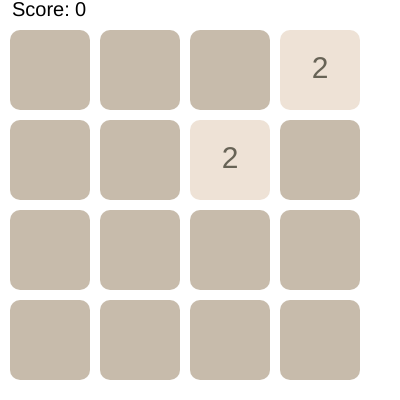
Frame 1 (no input)
Frame 60 (no input): identical to frame 1, image omitted
Frame 120 (the mouse pressed at the canvas centre since frame 60): identical to frame 1, image omitted

The p5.js sketch that drew this single still picture (run headless with seeded random() and noise() and a simulated clock; from frame 60 on, the mouse is pressed at the canvas centre):

// p5.js sketch
// ── sketch.js
var grid;
var score = 0;

function setup() {
  	createCanvas(400, 400);
	
	grid = createGrid();
	addNumber();
	addNumber();

	moveUpButton = createButton('Up');
	moveUpButton.position(143,500);
	moveUpButton.mousePressed(moveUp);

	moveDownButton = createButton('Down');
	moveDownButton.position(130,620);
	moveDownButton.mousePressed(moveDown);

	moveLeftButton = createButton('Left');
	moveLeftButton.position(65,560);
	moveLeftButton.mousePressed(moveLeft);

	moveRightButton = createButton('Right');
	moveRightButton.position(210,560);
	moveRightButton.mousePressed(moveRight);

}

function createGrid() {
	var arr = new Array(4);
	for (var i = 0; i < 4; i++) {
		arr[i] = [0,0,0,0];
	}
	return arr
}

function drawGrid() {
	var offset_x = 10;
	var offset_y = 10;
	var w = 80;
	var number;

	textAlign(CENTER, CENTER);
	textSize(30);
	for (var row = 0; row < 4; row++) {
		for (var col = 0; col < 4; col++) {

			number = grid[row][col];
			strokeWeight(2);
			noStroke();
			if (number == 0) {
				fill(199,187,171);
				rect(offset_x+(offset_x+w)*col, 3*offset_y+(offset_y+w)*row, w, w, 10);
			} else if (number == 2) {
				fill(238,226,214);
				rect(offset_x+(offset_x+w)*col, 3*offset_y+(offset_y+w)*row, w, w, 10);
				fill(103,99,86);
				text(grid[row][col],offset_x+(offset_x+w)*col+w/2,3*offset_y+(offset_y+w)*row+w/2);	
			} else if (number == 4) {
				fill(239,222,194);
				rect(offset_x+(offset_x+w)*col, 3*offset_y+(offset_y+w)*row, w, w, 10);
				fill(103,99,86);
				text(grid[row][col],offset_x+(offset_x+w)*col+w/2,3*offset_y+(offset_y+w)*row+w/2);	
			} else if (number == 8) {
				fill(249,174,106);
				rect(offset_x+(offset_x+w)*col, 3*offset_y+(offset_y+w)*row, w, w, 10);
				fill(255);
				text(grid[row][col],offset_x+(offset_x+w)*col+w/2,3*offset_y+(offset_y+w)*row+w/2);	
			} else if (number == 16) {
				fill(253,145,81);
				rect(offset_x+(offset_x+w)*col, 3*offset_y+(offset_y+w)*row, w, w, 10);
				fill(255);
				text(grid[row][col],offset_x+(offset_x+w)*col+w/2,3*offset_y+(offset_y+w)*row+w/2);	
			} else if (number == 32) {
				fill(254,123,77);
				rect(offset_x+(offset_x+w)*col, 3*offset_y+(offset_y+w)*row, w, w, 10);
				fill(255);
				text(grid[row][col],offset_x+(offset_x+w)*col+w/2,3*offset_y+(offset_y+w)*row+w/2);	
			} else if (number == 64) {
				fill(246,91,60);
				rect(offset_x+(offset_x+w)*col, 3*offset_y+(offset_y+w)*row, w, w, 10);
				fill(255);
				text(grid[row][col],offset_x+(offset_x+w)*col+w/2,3*offset_y+(offset_y+w)*row+w/2);	
			} else if (number == 128) {
				fill(232,208,119);
				rect(offset_x+(offset_x+w)*col, 3*offset_y+(offset_y+w)*row, w, w, 10);
				fill(255);
				text(grid[row][col],offset_x+(offset_x+w)*col+w/2,3*offset_y+(offset_y+w)*row+w/2);	
			} else if (number == 256) {
				fill(231,208,102);
				rect(offset_x+(offset_x+w)*col, 3*offset_y+(offset_y+w)*row, w, w, 10);
				fill(255);
				text(grid[row][col],offset_x+(offset_x+w)*col+w/2,3*offset_y+(offset_y+w)*row+w/2);	
			} else if (number == 512) {
				fill(242,192,61);
				rect(offset_x+(offset_x+w)*col, 3*offset_y+(offset_y+w)*row, w, w, 10);
				fill(255);
				text(grid[row][col],offset_x+(offset_x+w)*col+w/2,3*offset_y+(offset_y+w)*row+w/2);	
			} else if (number == 1024) {
				fill(242,189,51);
				rect(offset_x+(offset_x+w)*col, 3*offset_y+(offset_y+w)*row, w, w, 10);
				fill(255);
				text(grid[row][col],offset_x+(offset_x+w)*col+w/2,3*offset_y+(offset_y+w)*row+w/2);	
			} else if (number == 2048) {
				fill(242,182,49);
				rect(offset_x+(offset_x+w)*col, 3*offset_y+(offset_y+w)*row, w, w, 10);
				fill(255);
				text(grid[row][col],offset_x+(offset_x+w)*col+w/2,3*offset_y+(offset_y+w)*row+w/2);	
			} else if (number == 4096) {
				fill(41,39,27);
				rect(offset_x+(offset_x+w)*col, 3*offset_y+(offset_y+w)*row, w, w, 10);
				fill(255);
				text(grid[row][col],offset_x+(offset_x+w)*col+w/2,3*offset_y+(offset_y+w)*row+w/2);	
			} else if (number == 8192) {
				fill(41,39,27);
				rect(offset_x+(offset_x+w)*col, 3*offset_y+(offset_y+w)*row, w, w, 10);
				fill(255);
				text(grid[row][col],offset_x+(offset_x+w)*col+w/2,3*offset_y+(offset_y+w)*row+w/2);	
			} else if (number == 16384) {
				fill(41,39,27);
				rect(offset_x+(offset_x+w)*col, 3*offset_y+(offset_y+w)*row, w, w, 10);
				fill(255);
				text(grid[row][col],offset_x+(offset_x+w)*col+w/2,3*offset_y+(offset_y+w)*row+w/2);	
			} else if (number == 32768) {
				fill(41,39,27);
				rect(offset_x+(offset_x+w)*col, 3*offset_y+(offset_y+w)*row, w, w, 10);
				fill(255);
				text(grid[row][col],offset_x+(offset_x+w)*col+w/2,3*offset_y+(offset_y+w)*row+w/2);	
			}else {
				fill(41,39,27);
				rect(offset_x+(offset_x+w)*col, 3*offset_y+(offset_y+w)*row, w, w, 10);
				fill(255);
				text(grid[row][col],offset_x+(offset_x+w)*col+w/2,3*offset_y+(offset_y+w)*row+w/2);	
			}

			fill(0);
			// fill()
			// if (number != 0) {
			// }
		}
	}
}

function addNumber() {
	var available = [];
	for (var row = 0; row < 4; row++) {
		for (var col = 0; col < 4; col++) {
			if (grid[row][col] == 0) {
				available.push([row,col]);
			}
		}
	}
	var chance = random();
	var cell = random(available);
	if (chance < 0.9) {
		grid[cell[0]][cell[1]] = 2;
	} else {
		grid[cell[0]][cell[1]] = 4;
	}
}

function moveUp() {
	// console.log("up");
	for (var col = 0; col < 4; col++) {
		var numbers = [0, 0, 0, 0];
		var count = 0;
		for (var row = 0; row < 4; row++) {
			var number = grid[row][col];
			if (number != 0) {
				numbers[count] = number;
				count ++;
			}
		}
		var check = false;
		if (numbers[0] == numbers[1]) {
			numbers[0] = 2*numbers[0];
			numbers[1] = 0;
			score += numbers[0];
			check = true;
		} 

		if (numbers[2] == numbers[3]) {
			numbers[2] = 2*numbers[2];
			numbers[3] = 0;
			score += numbers[2];
			check = true;
		}

		if (numbers[1] == numbers[2] && !check){
			numbers[1] = 2*numbers[1];
			numbers[2] = 0;
			score += numbers[1];
		}

		var numbers2 = [0, 0, 0, 0];
		var count2 = 0;
		for (var row = 0; row < 4; row++) {
			var number = numbers[row];
			if (number != 0) {
				numbers2[count2] = number;
				count2 ++;
			}
		}
			

		for (var row = 0; row < 4; row++) {
			grid[row][col] = numbers2[row];
		}
	}
	addNumber();
}

function moveDown() {
	// console.log("down");
	for (var col = 0; col < 4; col++) {
		var numbers = [0, 0, 0, 0];
		var count = 3;
		for (var row = 3; row >= 0; row--) {
			var number = grid[row][col];
			if (number != 0) {
				numbers[count] = number;
				count --;
			}
		}


		var check = false;
		if (numbers[2] == numbers[3]) {
			numbers[3] = 2*numbers[2];
			numbers[2] = 0;
			score += numbers[3];
			check = true;
		}

		if (numbers[0] == numbers[1]) {
			numbers[1] = 2*numbers[1];
			numbers[0] = 0;
			score += numbers[1];
			check = true;
		} 

		

		if (numbers[1] == numbers[2] && !check){
			numbers[2] = 2*numbers[2];
			numbers[1] = 0;
			score += numbers[2];
		}

		var numbers2 = [0, 0, 0, 0];
		var count2 = 3;
		for (var row = 3; row >= 0; row--) {
			var number = numbers[row];
			if (number != 0) {
				numbers2[count2] = number;
				count2 --;
			}
		}

		for (var row = 3; row >= 0; row--) {
			grid[row][col] = numbers2[row];
		}

	}
	addNumber();
}

function moveLeft() {
	// console.log("left");
	for (var row = 0; row < 4; row++) {
		var numbers = [0, 0, 0, 0];
		var count = 0;
		for (var col = 0; col < 4; col++) {
			var number = grid[row][col];
			if (number != 0) {
				numbers[count] = number;
				count ++;
			}
		}

		var check = false;
		if (numbers[0] == numbers[1]) {
			numbers[0] = 2*numbers[0];
			numbers[1] = 0;
			score += numbers[0];
			check = true;
		} 

		if (numbers[2] == numbers[3]) {
			numbers[2] = 2*numbers[2];
			numbers[3] = 0;
			score += numbers[2];
			check = true;
		}

		if (numbers[1] == numbers[2] && !check){
			numbers[1] = 2*numbers[1];
			numbers[2] = 0;
			score += numbers[1];
		}

		var numbers2 = [0, 0, 0, 0];
		var count2 = 0;
		for (var col = 0; col < 4; col++) {
			var number = numbers[col];
			if (number != 0) {
				numbers2[count2] = number;
				count2 ++;
			}
		}

		for (var col = 0; col < 4; col++) {
			grid[row][col] = numbers2[col];
		}
	}
	addNumber();
}

function moveRight() {
	// console.log("right");
	for (var row = 0; row < 4; row++) {
		var numbers = [0, 0, 0, 0];
		var count = 3;
		for (var col = 3; col >= 0; col--) {
			var number = grid[row][col];
			if (number != 0) {
				numbers[count] = number;
				count --;
			}
		}


		var check = false;
		if (numbers[2] == numbers[3]) {
			numbers[3] = 2*numbers[2];
			numbers[2] = 0;
			score += numbers[3];
			check = true;
		}

		if (numbers[0] == numbers[1]) {
			numbers[1] = 2*numbers[1];
			numbers[0] = 0;
			score += numbers[1];
			check = true;
		} 

		

		if (numbers[1] == numbers[2] && !check){
			numbers[2] = 2*numbers[2];
			numbers[1] = 0;
			score += numbers[2];
		}

		var numbers2 = [0, 0, 0, 0];
		var count2 = 3;
		for (var col = 3; col >= 0; col--) {
			var number = numbers[col];
			if (number != 0) {
				numbers2[count2] = number;
				count2 --;
			}
		}
		for (var col = 3; col >= 0; col--) {
			grid[row][col] = numbers2[col];
		}
	}
	addNumber();
}

function keyPressed() {
	// console.log(keyCode);
	if (keyCode == 38) {
		moveUp();
		// addNumber();
	} else if (keyCode == 40) {
		moveDown();
		// addNumber();
	} else if (keyCode == 37) {
		moveLeft();
		// addNumber();
	} else if (keyCode == 39) {
		moveRight();
		// addNumber();
	} else if (keyCode == 82) {
		grid = createGrid();
	}/* else if (keyCode == 65) {
		addNumber();
	}*/
}

function draw() {
	background(255);

	drawGrid();

	textSize(20);
	textAlign(LEFT);
	text('Score:',12,10);
	text(score,75,10)
	// console.log('h')

}
// ── mystyle.css
button {
    background-color: #C7BBAB; /* Green */
    border: none;
    border-radius: 8px;
    color: white;
    padding: 15px 32px;
    text-align: center;
    text-decoration: none;
    display: inline-block;
    font-size: 16px;
}
